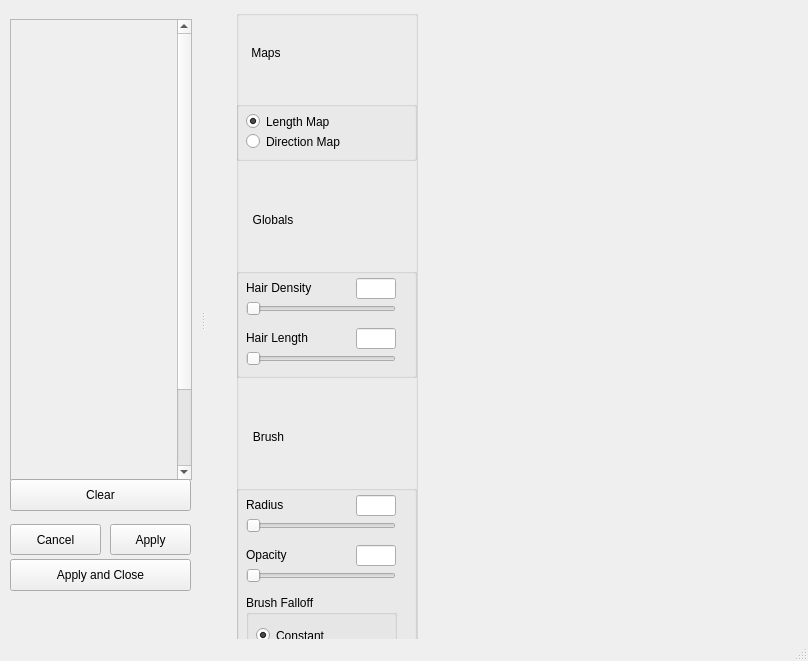
<?xml version="1.0" encoding="UTF-8"?>
<ui version="4.0">
 <class>SceneEditor</class>
 <widget class="QMainWindow" name="SceneEditor">
  <property name="geometry">
   <rect>
    <x>0</x>
    <y>0</y>
    <width>808</width>
    <height>661</height>
   </rect>
  </property>
  <property name="windowTitle">
   <string>Hair - Scene Editor</string>
  </property>
  <property name="dockOptions">
   <set>QMainWindow::AllowTabbedDocks|QMainWindow::AnimatedDocks</set>
  </property>
  <widget class="QWidget" name="centralwidget">
   <widget class="QGroupBox" name="controlsBox">
    <property name="geometry">
     <rect>
      <x>30</x>
      <y>10</y>
      <width>182</width>
      <height>670</height>
     </rect>
    </property>
    <property name="minimumSize">
     <size>
      <width>182</width>
      <height>550</height>
     </size>
    </property>
    <property name="maximumSize">
     <size>
      <width>182</width>
      <height>800</height>
     </size>
    </property>
    <property name="title">
     <string/>
    </property>
    <widget class="QWidget" name="verticalLayoutWidget">
     <property name="geometry">
      <rect>
       <x>0</x>
       <y>0</y>
       <width>181</width>
       <height>1008</height>
      </rect>
     </property>
     <layout class="QVBoxLayout" name="testHolder">
      <item>
       <widget class="QPushButton" name="showHideGroupMaps">
        <property name="maximumSize">
         <size>
          <width>60</width>
          <height>21</height>
         </size>
        </property>
        <property name="styleSheet">
         <string notr="true">border: none</string>
        </property>
        <property name="text">
         <string>Maps</string>
        </property>
        <property name="icon">
         <iconset resource="../../images/images.qrc">
          <normaloff>:/images/chevron_up.png</normaloff>
          <normalon>:/images/chevron_down.png</normalon>:/images/chevron_up.png</iconset>
        </property>
        <property name="iconSize">
         <size>
          <width>16</width>
          <height>16</height>
         </size>
        </property>
       </widget>
      </item>
      <item>
       <widget class="QGroupBox" name="groupMaps">
        <property name="minimumSize">
         <size>
          <width>0</width>
          <height>60</height>
         </size>
        </property>
        <property name="maximumSize">
         <size>
          <width>16777215</width>
          <height>60</height>
         </size>
        </property>
        <property name="title">
         <string/>
        </property>
        <widget class="QRadioButton" name="densityMapOption">
         <property name="geometry">
          <rect>
           <x>10</x>
           <y>10</y>
           <width>131</width>
           <height>21</height>
          </rect>
         </property>
         <property name="text">
          <string>Length Map</string>
         </property>
         <property name="checked">
          <bool>true</bool>
         </property>
        </widget>
        <widget class="QRadioButton" name="directionMapOption">
         <property name="geometry">
          <rect>
           <x>10</x>
           <y>30</y>
           <width>151</width>
           <height>21</height>
          </rect>
         </property>
         <property name="text">
          <string>Direction Map</string>
         </property>
        </widget>
       </widget>
      </item>
      <item>
       <spacer name="horizontalSpacer_4">
        <property name="orientation">
         <enum>Qt::Horizontal</enum>
        </property>
        <property name="sizeHint" stdset="0">
         <size>
          <width>40</width>
          <height>10</height>
         </size>
        </property>
       </spacer>
      </item>
      <item>
       <widget class="QPushButton" name="showHideGroupGlobals">
        <property name="maximumSize">
         <size>
          <width>74</width>
          <height>21</height>
         </size>
        </property>
        <property name="styleSheet">
         <string notr="true">border: none</string>
        </property>
        <property name="text">
         <string>Globals</string>
        </property>
        <property name="icon">
         <iconset resource="../../images/images.qrc">
          <normaloff>:/images/chevron_up.png</normaloff>
          <normalon>:/images/chevron_down.png</normalon>:/images/chevron_up.png</iconset>
        </property>
        <property name="iconSize">
         <size>
          <width>16</width>
          <height>16</height>
         </size>
        </property>
       </widget>
      </item>
      <item>
       <widget class="QGroupBox" name="groupGlobals">
        <property name="minimumSize">
         <size>
          <width>0</width>
          <height>110</height>
         </size>
        </property>
        <property name="maximumSize">
         <size>
          <width>16777215</width>
          <height>110</height>
         </size>
        </property>
        <property name="title">
         <string/>
        </property>
        <widget class="QLineEdit" name="inputGlobalDensity">
         <property name="geometry">
          <rect>
           <x>120</x>
           <y>10</y>
           <width>40</width>
           <height>21</height>
          </rect>
         </property>
         <property name="maximumSize">
          <size>
           <width>40</width>
           <height>16777215</height>
          </size>
         </property>
         <property name="readOnly">
          <bool>false</bool>
         </property>
        </widget>
        <widget class="QLabel" name="label_2">
         <property name="geometry">
          <rect>
           <x>10</x>
           <y>10</y>
           <width>100</width>
           <height>20</height>
          </rect>
         </property>
         <property name="maximumSize">
          <size>
           <width>110</width>
           <height>20</height>
          </size>
         </property>
         <property name="text">
          <string>Hair Density</string>
         </property>
        </widget>
        <widget class="QSlider" name="sliderGlobalDensity">
         <property name="geometry">
          <rect>
           <x>10</x>
           <y>30</y>
           <width>150</width>
           <height>22</height>
          </rect>
         </property>
         <property name="minimum">
          <number>20</number>
         </property>
         <property name="maximum">
          <number>999</number>
         </property>
         <property name="orientation">
          <enum>Qt::Horizontal</enum>
         </property>
        </widget>
        <widget class="QLineEdit" name="inputGlobalLength">
         <property name="geometry">
          <rect>
           <x>120</x>
           <y>60</y>
           <width>40</width>
           <height>21</height>
          </rect>
         </property>
         <property name="maximumSize">
          <size>
           <width>40</width>
           <height>16777215</height>
          </size>
         </property>
         <property name="readOnly">
          <bool>false</bool>
         </property>
        </widget>
        <widget class="QSlider" name="sliderGlobalLength">
         <property name="geometry">
          <rect>
           <x>10</x>
           <y>80</y>
           <width>150</width>
           <height>22</height>
          </rect>
         </property>
         <property name="minimum">
          <number>1</number>
         </property>
         <property name="maximum">
          <number>100</number>
         </property>
         <property name="orientation">
          <enum>Qt::Horizontal</enum>
         </property>
        </widget>
        <widget class="QLabel" name="label_4">
         <property name="geometry">
          <rect>
           <x>10</x>
           <y>60</y>
           <width>100</width>
           <height>20</height>
          </rect>
         </property>
         <property name="maximumSize">
          <size>
           <width>110</width>
           <height>20</height>
          </size>
         </property>
         <property name="text">
          <string>Hair Length</string>
         </property>
        </widget>
        <widget class="QPushButton" name="clearWhiteButton_2">
         <property name="geometry">
          <rect>
           <x>0</x>
           <y>440</y>
           <width>171</width>
           <height>32</height>
          </rect>
         </property>
         <property name="maximumSize">
          <size>
           <width>16777215</width>
           <height>16777215</height>
          </size>
         </property>
         <property name="text">
          <string>Clear White</string>
         </property>
        </widget>
        <widget class="QPushButton" name="clearBlackButton_2">
         <property name="geometry">
          <rect>
           <x>0</x>
           <y>410</y>
           <width>171</width>
           <height>32</height>
          </rect>
         </property>
         <property name="maximumSize">
          <size>
           <width>16777215</width>
           <height>16777215</height>
          </size>
         </property>
         <property name="text">
          <string>Clear Black</string>
         </property>
        </widget>
       </widget>
      </item>
      <item>
       <spacer name="horizontalSpacer_7">
        <property name="orientation">
         <enum>Qt::Horizontal</enum>
        </property>
        <property name="sizeHint" stdset="0">
         <size>
          <width>40</width>
          <height>10</height>
         </size>
        </property>
       </spacer>
      </item>
      <item>
       <widget class="QPushButton" name="showHideGroupBrush">
        <property name="maximumSize">
         <size>
          <width>65</width>
          <height>21</height>
         </size>
        </property>
        <property name="styleSheet">
         <string notr="true">border: none</string>
        </property>
        <property name="text">
         <string>Brush</string>
        </property>
        <property name="icon">
         <iconset resource="../../images/images.qrc">
          <normaloff>:/images/chevron_up.png</normaloff>
          <normalon>:/images/chevron_down.png</normalon>:/images/chevron_up.png</iconset>
        </property>
        <property name="iconSize">
         <size>
          <width>16</width>
          <height>16</height>
         </size>
        </property>
       </widget>
      </item>
      <item>
       <widget class="QGroupBox" name="groupBrush">
        <property name="minimumSize">
         <size>
          <width>0</width>
          <height>400</height>
         </size>
        </property>
        <property name="maximumSize">
         <size>
          <width>16777215</width>
          <height>500</height>
         </size>
        </property>
        <property name="title">
         <string/>
        </property>
        <widget class="QSlider" name="sliderBrushGrayscale">
         <property name="geometry">
          <rect>
           <x>10</x>
           <y>240</y>
           <width>150</width>
           <height>22</height>
          </rect>
         </property>
         <property name="minimum">
          <number>0</number>
         </property>
         <property name="maximum">
          <number>2550</number>
         </property>
         <property name="orientation">
          <enum>Qt::Horizontal</enum>
         </property>
        </widget>
        <widget class="QLineEdit" name="inputRadius">
         <property name="geometry">
          <rect>
           <x>120</x>
           <y>10</y>
           <width>40</width>
           <height>21</height>
          </rect>
         </property>
         <property name="maximumSize">
          <size>
           <width>40</width>
           <height>16777215</height>
          </size>
         </property>
         <property name="readOnly">
          <bool>false</bool>
         </property>
        </widget>
        <widget class="QLineEdit" name="inputBrushGrayscale">
         <property name="geometry">
          <rect>
           <x>109</x>
           <y>220</y>
           <width>51</width>
           <height>21</height>
          </rect>
         </property>
         <property name="maximumSize">
          <size>
           <width>80</width>
           <height>16777215</height>
          </size>
         </property>
         <property name="readOnly">
          <bool>false</bool>
         </property>
        </widget>
        <widget class="QLabel" name="label">
         <property name="geometry">
          <rect>
           <x>10</x>
           <y>10</y>
           <width>100</width>
           <height>20</height>
          </rect>
         </property>
         <property name="maximumSize">
          <size>
           <width>110</width>
           <height>20</height>
          </size>
         </property>
         <property name="text">
          <string>Radius</string>
         </property>
        </widget>
        <widget class="QLabel" name="labelBrushGrayscale">
         <property name="geometry">
          <rect>
           <x>10</x>
           <y>220</y>
           <width>100</width>
           <height>20</height>
          </rect>
         </property>
         <property name="maximumSize">
          <size>
           <width>110</width>
           <height>20</height>
          </size>
         </property>
         <property name="text">
          <string>Color (gray)</string>
         </property>
        </widget>
        <widget class="QSlider" name="sliderRadius">
         <property name="geometry">
          <rect>
           <x>10</x>
           <y>30</y>
           <width>150</width>
           <height>22</height>
          </rect>
         </property>
         <property name="minimum">
          <number>1</number>
         </property>
         <property name="maximum">
          <number>200</number>
         </property>
         <property name="orientation">
          <enum>Qt::Horizontal</enum>
         </property>
        </widget>
        <widget class="QLineEdit" name="inputOpacity">
         <property name="geometry">
          <rect>
           <x>120</x>
           <y>60</y>
           <width>40</width>
           <height>21</height>
          </rect>
         </property>
         <property name="maximumSize">
          <size>
           <width>40</width>
           <height>16777215</height>
          </size>
         </property>
         <property name="readOnly">
          <bool>false</bool>
         </property>
        </widget>
        <widget class="QSlider" name="sliderOpacity">
         <property name="geometry">
          <rect>
           <x>10</x>
           <y>80</y>
           <width>150</width>
           <height>22</height>
          </rect>
         </property>
         <property name="minimum">
          <number>0</number>
         </property>
         <property name="maximum">
          <number>2550</number>
         </property>
         <property name="orientation">
          <enum>Qt::Horizontal</enum>
         </property>
        </widget>
        <widget class="QLabel" name="label_3">
         <property name="geometry">
          <rect>
           <x>10</x>
           <y>60</y>
           <width>100</width>
           <height>20</height>
          </rect>
         </property>
         <property name="maximumSize">
          <size>
           <width>110</width>
           <height>20</height>
          </size>
         </property>
         <property name="text">
          <string>Opacity</string>
         </property>
        </widget>
        <widget class="QGroupBox" name="groupBox">
         <property name="geometry">
          <rect>
           <x>10</x>
           <y>110</y>
           <width>151</width>
           <height>101</height>
          </rect>
         </property>
         <property name="title">
          <string>Brush Falloff</string>
         </property>
         <widget class="QRadioButton" name="falloffLinear">
          <property name="geometry">
           <rect>
            <x>10</x>
            <y>50</y>
            <width>102</width>
            <height>21</height>
           </rect>
          </property>
          <property name="text">
           <string>Linear</string>
          </property>
          <property name="checked">
           <bool>false</bool>
          </property>
         </widget>
         <widget class="QRadioButton" name="falloffConstant">
          <property name="geometry">
           <rect>
            <x>10</x>
            <y>30</y>
            <width>102</width>
            <height>21</height>
           </rect>
          </property>
          <property name="text">
           <string>Constant</string>
          </property>
          <property name="checked">
           <bool>true</bool>
          </property>
         </widget>
         <widget class="QRadioButton" name="falloffQuadratic">
          <property name="geometry">
           <rect>
            <x>10</x>
            <y>70</y>
            <width>102</width>
            <height>21</height>
           </rect>
          </property>
          <property name="text">
           <string>Quadratic</string>
          </property>
         </widget>
        </widget>
        <widget class="QGroupBox" name="groupBrushDirection">
         <property name="geometry">
          <rect>
           <x>10</x>
           <y>270</y>
           <width>151</width>
           <height>121</height>
          </rect>
         </property>
         <property name="title">
          <string>Brush Direction</string>
         </property>
         <widget class="QRadioButton" name="brushDirRight">
          <property name="geometry">
           <rect>
            <x>10</x>
            <y>50</y>
            <width>102</width>
            <height>21</height>
           </rect>
          </property>
          <property name="text">
           <string>Right</string>
          </property>
          <property name="checked">
           <bool>false</bool>
          </property>
         </widget>
         <widget class="QRadioButton" name="brushDirLeft">
          <property name="geometry">
           <rect>
            <x>10</x>
            <y>30</y>
            <width>102</width>
            <height>21</height>
           </rect>
          </property>
          <property name="text">
           <string>Left</string>
          </property>
          <property name="checked">
           <bool>true</bool>
          </property>
         </widget>
         <widget class="QRadioButton" name="brushDirUp">
          <property name="geometry">
           <rect>
            <x>10</x>
            <y>70</y>
            <width>102</width>
            <height>21</height>
           </rect>
          </property>
          <property name="text">
           <string>Up</string>
          </property>
         </widget>
         <widget class="QRadioButton" name="brushDirDown">
          <property name="geometry">
           <rect>
            <x>10</x>
            <y>90</y>
            <width>102</width>
            <height>21</height>
           </rect>
          </property>
          <property name="text">
           <string>Down</string>
          </property>
         </widget>
        </widget>
       </widget>
      </item>
     </layout>
    </widget>
   </widget>
  </widget>
  <widget class="QMenuBar" name="menubar">
   <property name="geometry">
    <rect>
     <x>0</x>
     <y>0</y>
     <width>808</width>
     <height>28</height>
    </rect>
   </property>
  </widget>
  <widget class="QStatusBar" name="statusbar"/>
  <widget class="QDockWidget" name="dockWidget">
   <property name="minimumSize">
    <size>
     <width>200</width>
     <height>500</height>
    </size>
   </property>
   <property name="features">
    <set>QDockWidget::NoDockWidgetFeatures</set>
   </property>
   <property name="allowedAreas">
    <set>Qt::LeftDockWidgetArea</set>
   </property>
   <attribute name="dockWidgetArea">
    <number>1</number>
   </attribute>
   <widget class="QWidget" name="dockWidgetContents">
    <widget class="QScrollArea" name="scrollArea">
     <property name="geometry">
      <rect>
       <x>10</x>
       <y>0</y>
       <width>182</width>
       <height>461</height>
      </rect>
     </property>
     <property name="minimumSize">
      <size>
       <width>182</width>
       <height>0</height>
      </size>
     </property>
     <property name="maximumSize">
      <size>
       <width>16777215</width>
       <height>600</height>
      </size>
     </property>
     <property name="verticalScrollBarPolicy">
      <enum>Qt::ScrollBarAlwaysOn</enum>
     </property>
     <property name="horizontalScrollBarPolicy">
      <enum>Qt::ScrollBarAlwaysOff</enum>
     </property>
     <property name="widgetResizable">
      <bool>false</bool>
     </property>
     <property name="alignment">
      <set>Qt::AlignLeading|Qt::AlignLeft|Qt::AlignTop</set>
     </property>
     <widget class="QWidget" name="scrollAreaWidgetContents">
      <property name="geometry">
       <rect>
        <x>0</x>
        <y>0</y>
        <width>178</width>
        <height>556</height>
       </rect>
      </property>
     </widget>
    </widget>
    <widget class="QPushButton" name="applyAndCloseButton">
     <property name="geometry">
      <rect>
       <x>10</x>
       <y>540</y>
       <width>181</width>
       <height>32</height>
      </rect>
     </property>
     <property name="maximumSize">
      <size>
       <width>16777215</width>
       <height>16777215</height>
      </size>
     </property>
     <property name="text">
      <string>Apply and Close</string>
     </property>
    </widget>
    <widget class="QPushButton" name="clearButton">
     <property name="geometry">
      <rect>
       <x>10</x>
       <y>460</y>
       <width>181</width>
       <height>32</height>
      </rect>
     </property>
     <property name="maximumSize">
      <size>
       <width>16777215</width>
       <height>16777215</height>
      </size>
     </property>
     <property name="text">
      <string>Clear</string>
     </property>
    </widget>
    <widget class="QPushButton" name="applyButton">
     <property name="geometry">
      <rect>
       <x>110</x>
       <y>505</y>
       <width>81</width>
       <height>31</height>
      </rect>
     </property>
     <property name="maximumSize">
      <size>
       <width>16777215</width>
       <height>16777215</height>
      </size>
     </property>
     <property name="text">
      <string>Apply</string>
     </property>
    </widget>
    <widget class="QPushButton" name="cancelButton">
     <property name="geometry">
      <rect>
       <x>10</x>
       <y>505</y>
       <width>91</width>
       <height>31</height>
      </rect>
     </property>
     <property name="text">
      <string>Cancel</string>
     </property>
    </widget>
   </widget>
  </widget>
 </widget>
 <resources>
  <include location="../../images/images.qrc"/>
 </resources>
 <connections/>
</ui>
